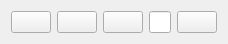
<?xml version="1.0" encoding="UTF-8"?>
<ui version="4.0">
 <class>DockTitleWidget</class>
 <widget class="QWidget" name="DockTitleWidget">
  <property name="geometry">
   <rect>
    <x>0</x>
    <y>0</y>
    <width>228</width>
    <height>43</height>
   </rect>
  </property>
  <property name="windowTitle">
   <string>DockTitleWidget</string>
  </property>
  <layout class="QHBoxLayout" name="horizontalLayout">
   <item>
    <layout class="QHBoxLayout" name="horizontalLayout_2">
     <item>
      <widget class="QPushButton" name="pb_refresh">
       <property name="text">
        <string/>
       </property>
      </widget>
     </item>
     <item>
      <widget class="QPushButton" name="pb_validate">
       <property name="text">
        <string/>
       </property>
      </widget>
     </item>
     <item>
      <widget class="QPushButton" name="pb_format">
       <property name="text">
        <string/>
       </property>
      </widget>
     </item>
     <item>
      <widget class="QLineEdit" name="lineEdit"/>
     </item>
     <item>
      <widget class="QPushButton" name="pb_search">
       <property name="text">
        <string/>
       </property>
      </widget>
     </item>
    </layout>
   </item>
  </layout>
 </widget>
 <resources/>
 <connections/>
</ui>
